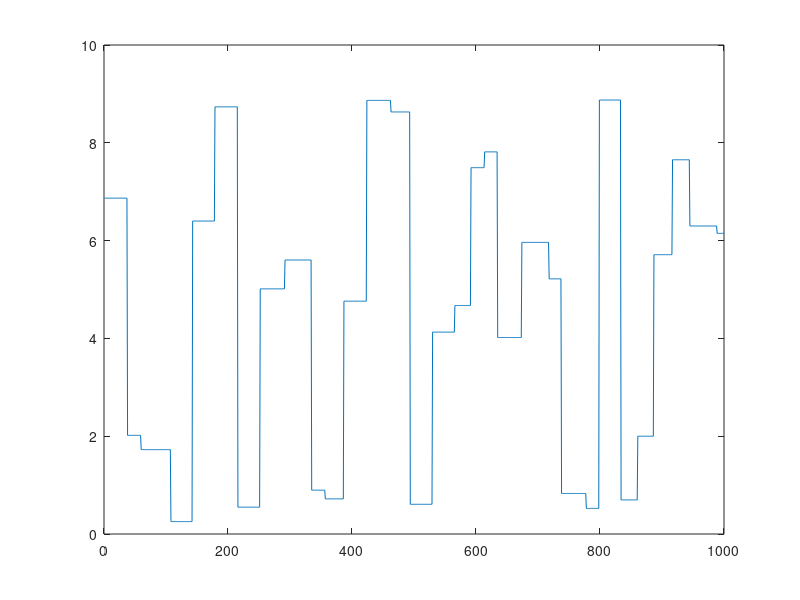

Write the MATLAB code that produced this figure.
% Programmed by   : Huynh Thai Hoang, University of Technology at Ho Chi Minh City.
% Last updated    : April 3, 2004

rand('state',sum(100*clock))
Ts=1;

N =1000;
Wmin = 20;
Wmax = 50;
Umin = 0;
Umax = 9;
k1 = 1;
k2 = 1;
clear u

u = zeros(1,N);
while k2 < N
    W = rand*(Wmax - Wmin)+ Wmin;
    k2 = k1 + W;
    if k2 > N
        k2 = N;
    end
    u(floor(k1):floor(k2)) = rand*(Umax - Umin) + Umin;
    k1 = k2;
end
t = (1:N)*Ts;
sig=[t; u];
plot(sig(1,:),sig(2,:));

save SingleTank_Input sig;
save RobotArm_Input sig;

%threshold1 = 0.3;
%threshold2 = 0.2;
%Tmin1 = 20;
%Tmin2 = 20;
%C1 = 2;
%C2 = 2;
%{
clear t u

%rand('state',sum(100*clock))

T0=1; T1=1; T=0;
u(1:1000)=0;


u_old = 0;
u_new = 0;
while T1<500,
   T0=T1;
   T=C1*round(10*rand)+Tmin1;
   T1=T0+T;
   if T1>1000, T1=1000; end;
   while abs(u_new-u_old)< threshold1,
       u_new=rand;
   end;
   u_old = u_new;
   u(T0:T1)=u_new;
end;

u_old = 0;
u_new = 0;
while T1<1000,
   T0=T1;
   T=C2*round(10*rand)+Tmin2;
   T1=T0+T;
   if T1>1000, T1=1000; end;
   while abs(u_new-u_old)< threshold2,
        u_new=rand;
   end;
   u_old = u_new;
   u(T0:T1)=u_new;
end;

t(1:1000)=0;
for k=0:999,
   t(1+k)=k*Ts;
end  

sig=[t; u];
plot(sig(1,:),sig(2,:));

save SingleTank_Input sig;
%save RobotArm_Input sig;
%}

